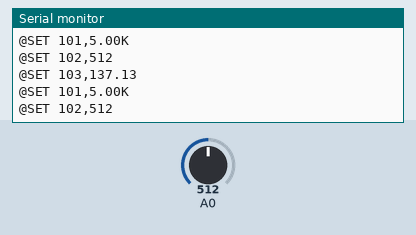
The sketch below on a simulated Arduino Uno, built with avr-gcc and run on an emulated ATmega328P. Shown: the last lines printed to the serial monitor. The test bench sets the inputs (shaded band); at power-on: A0 = 512.

Above: at 9.2 s.
9.3 s: A0 set to 992
At 9.9 s:
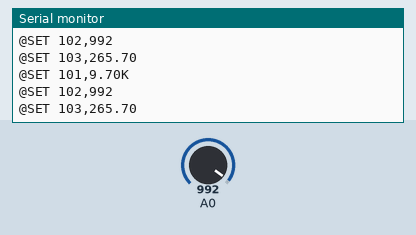
12.3 s: A0 set to 1010
At 13.2 s:
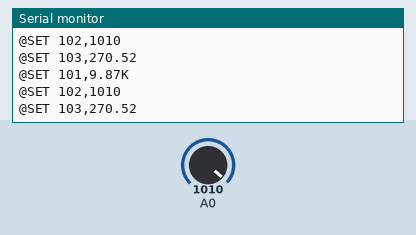
Timing chart, 0 to 15.3 s (numbered marks = the images above; inputs shaded):
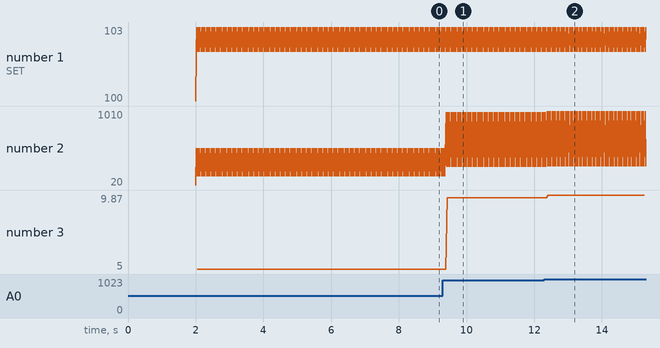

Measured:
- after the input at 9.3 s, the serial monitor: prints a new line after 0.09 s (image 1)
- after the input at 12.3 s, the serial monitor: prints a new line after 0.08 s (image 2)
- plotted number 2: 512 → 265.7 after the input at 9.3 s, 265.7 → 270.52 after the input at 12.3 s
- plotted number 3: 5 → 9.7 after the input at 9.3 s, 9.7 → 9.87 after the input at 12.3 s

The sketch:

waveform_and_progress_bar.ino
```cpp
int sensorValue = 0;
int refreshInterval = 20;
float top = 274.0;
void setup() {
  delay(2000);
   // put your setup code here, to run once:
   Serial.begin(9600);

   Serial.println("@SET 100," + String(refreshInterval));
 }
 void loop() {
   // put your main code here, to run repeatedly:

   sensorValue = analogRead(A0);
   Serial.println("@SET 102," + String(sensorValue));
   Serial.println("@SET 103," + String(sensorValue*top/1023));
   Serial.println("@SET 101," + String(sensorValue*10.0/1023) + "K");
   delay(refreshInterval);
 }
void serialEvent() {
   int received_var_int;
   float received_var_float;
   String received_var_string;
   unsigned short body_id = ATFMessageService(&received_var_int, &received_var_float, &received_var_string);
   //Handle the returned data here or you can store the data and handle it later in the main loop.
  if(body_id==100){
    refreshInterval = received_var_int;
  }
}
unsigned short ATFMessageService(int *m_ReciverVarInt, float *m_ReciverVarFloat, String *m_ReciverVarString)
 {
   char n_TempChar;
   unsigned short m_ReciverBodyID;
   n_TempChar = Serial.available();
   if(n_TempChar)
   {
     delay(2); // 2ms delay to make sure the data is successfully received.
     n_TempChar = Serial.read();
     while(n_TempChar!='@'&&n_TempChar!='#'&&n_TempChar!='$'&&n_TempChar>=0)
     {
       n_TempChar = Serial.read();
     }
   m_ReciverBodyID = Serial.parseInt();
   if(n_TempChar=='@') {
      *m_ReciverVarInt = Serial.parseInt();
   } else if(n_TempChar=='#') {
      *m_ReciverVarFloat = Serial.parseFloat();
   } else if(n_TempChar=='$') {
      Serial.read();
      *m_ReciverVarString = Serial.readStringUntil('\r');
   }
   return m_ReciverBodyID;
 }
}
```
